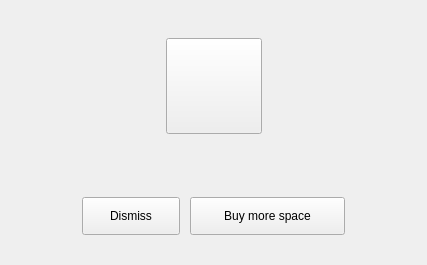
                        <widget class="QWidget" name="pOverquota">
                         <property name="sizePolicy">
                          <sizepolicy hsizetype="Preferred" vsizetype="Expanding">
                           <horstretch>0</horstretch>
                           <verstretch>0</verstretch>
                          </sizepolicy>
                         </property>
                         <layout class="QVBoxLayout" name="verticalLayout_2">
                          <property name="spacing">
                           <number>15</number>
                          </property>
                          <property name="leftMargin">
                           <number>20</number>
                          </property>
                          <property name="topMargin">
                           <number>28</number>
                          </property>
                          <property name="rightMargin">
                           <number>20</number>
                          </property>
                          <property name="bottomMargin">
                           <number>30</number>
                          </property>
                          <item>
                           <widget class="QWidget" name="wOQIcon" native="true">
                            <property name="minimumSize">
                             <size>
                              <width>0</width>
                              <height>96</height>
                             </size>
                            </property>
                            <property name="maximumSize">
                             <size>
                              <width>16777215</width>
                              <height>75</height>
                             </size>
                            </property>
                            <layout class="QHBoxLayout" name="horizontalLayout_5">
                             <property name="spacing">
                              <number>0</number>
                             </property>
                             <property name="leftMargin">
                              <number>0</number>
                             </property>
                             <property name="topMargin">
                              <number>0</number>
                             </property>
                             <property name="rightMargin">
                              <number>0</number>
                             </property>
                             <property name="bottomMargin">
                              <number>2</number>
                             </property>
                             <item>
                              <spacer name="horizontalSpacer_5">
                               <property name="orientation">
                                <enum>Qt::Horizontal</enum>
                               </property>
                               <property name="sizeHint" stdset="0">
                                <size>
                                 <width>146</width>
                                 <height>20</height>
                                </size>
                               </property>
                              </spacer>
                             </item>
                             <item>
                              <widget class="QPushButton" name="bOQIcon">
                               <property name="minimumSize">
                                <size>
                                 <width>96</width>
                                 <height>96</height>
                                </size>
                               </property>
                               <property name="maximumSize">
                                <size>
                                 <width>96</width>
                                 <height>96</height>
                                </size>
                               </property>
                               <property name="text">
                                <string/>
                               </property>
                               <property name="iconSize">
                                <size>
                                 <width>96</width>
                                 <height>96</height>
                                </size>
                               </property>
                              </widget>
                             </item>
                             <item>
                              <spacer name="horizontalSpacer_6">
                               <property name="orientation">
                                <enum>Qt::Horizontal</enum>
                               </property>
                               <property name="sizeHint" stdset="0">
                                <size>
                                 <width>145</width>
                                 <height>20</height>
                                </size>
                               </property>
                              </spacer>
                             </item>
                            </layout>
                           </widget>
                          </item>
                          <item>
                           <widget class="QWidget" name="wOQlabels" native="true">
                            <property name="minimumSize">
                             <size>
                              <width>0</width>
                              <height>0</height>
                             </size>
                            </property>
                            <property name="maximumSize">
                             <size>
                              <width>16777215</width>
                              <height>16777215</height>
                             </size>
                            </property>
                            <layout class="QVBoxLayout" name="verticalLayout_13">
                             <property name="spacing">
                              <number>10</number>
                             </property>
                             <property name="leftMargin">
                              <number>6</number>
                             </property>
                             <property name="topMargin">
                              <number>0</number>
                             </property>
                             <property name="rightMargin">
                              <number>6</number>
                             </property>
                             <property name="bottomMargin">
                              <number>0</number>
                             </property>
                             <item>
                              <widget class="QLabel" name="lOQTitle">
                               <property name="minimumSize">
                                <size>
                                 <width>0</width>
                                 <height>19</height>
                                </size>
                               </property>
                               <property name="maximumSize">
                                <size>
                                 <width>16777215</width>
                                 <height>16777215</height>
                                </size>
                               </property>
                               <property name="text">
                                <string/>
                               </property>
                               <property name="alignment">
                                <set>Qt::AlignCenter</set>
                               </property>
                               <property name="wordWrap">
                                <bool>true</bool>
                               </property>
                               <property name="class" stdset="0">
                                <string notr="true">label-1</string>
                               </property>
                              </widget>
                             </item>
                             <item>
                              <widget class="QLabel" name="lOQDesc">
                               <property name="text">
                                <string/>
                               </property>
                               <property name="alignment">
                                <set>Qt::AlignCenter</set>
                               </property>
                               <property name="wordWrap">
                                <bool>true</bool>
                               </property>
                               <property name="class" stdset="0">
                                <string notr="true">label-2</string>
                               </property>
                              </widget>
                             </item>
                            </layout>
                           </widget>
                          </item>
                          <item>
                           <widget class="QWidget" name="wQQButtons" native="true">
                            <layout class="QHBoxLayout" name="horizontalLayout_6">
                             <property name="spacing">
                              <number>10</number>
                             </property>
                             <property name="leftMargin">
                              <number>0</number>
                             </property>
                             <property name="topMargin">
                              <number>0</number>
                             </property>
                             <property name="rightMargin">
                              <number>0</number>
                             </property>
                             <property name="bottomMargin">
                              <number>0</number>
                             </property>
                             <item>
                              <spacer name="horizontalSpacer_7">
                               <property name="orientation">
                                <enum>Qt::Horizontal</enum>
                               </property>
                               <property name="sizeHint" stdset="0">
                                <size>
                                 <width>1</width>
                                 <height>0</height>
                                </size>
                               </property>
                              </spacer>
                             </item>
                             <item>
                              <widget class="QPushButton" name="bDiscard">
                               <property name="minimumSize">
                                <size>
                                 <width>98</width>
                                 <height>38</height>
                                </size>
                               </property>
                               <property name="maximumSize">
                                <size>
                                 <width>16777215</width>
                                 <height>38</height>
                                </size>
                               </property>
                               <property name="text">
                                <string>Dismiss</string>
                               </property>
                               <property name="type" stdset="0">
                                <string notr="true">secondary</string>
                               </property>
                               <property name="dimension" stdset="0">
                                <string notr="true">medium</string>
                               </property>
                              </widget>
                             </item>
                             <item>
                              <widget class="QPushButton" name="bBuyQuota">
                               <property name="minimumSize">
                                <size>
                                 <width>155</width>
                                 <height>38</height>
                                </size>
                               </property>
                               <property name="maximumSize">
                                <size>
                                 <width>16777215</width>
                                 <height>38</height>
                                </size>
                               </property>
                               <property name="text">
                                <string>Buy more space</string>
                               </property>
                               <property name="type" stdset="0">
                                <string notr="true">primary</string>
                               </property>
                               <property name="dimension" stdset="0">
                                <string notr="true">medium</string>
                               </property>
                              </widget>
                             </item>
                             <item>
                              <spacer name="horizontalSpacer_8">
                               <property name="orientation">
                                <enum>Qt::Horizontal</enum>
                               </property>
                               <property name="sizeHint" stdset="0">
                                <size>
                                 <width>1</width>
                                 <height>0</height>
                                </size>
                               </property>
                              </spacer>
                             </item>
                            </layout>
                           </widget>
                          </item>
                         </layout>
                        </widget>
